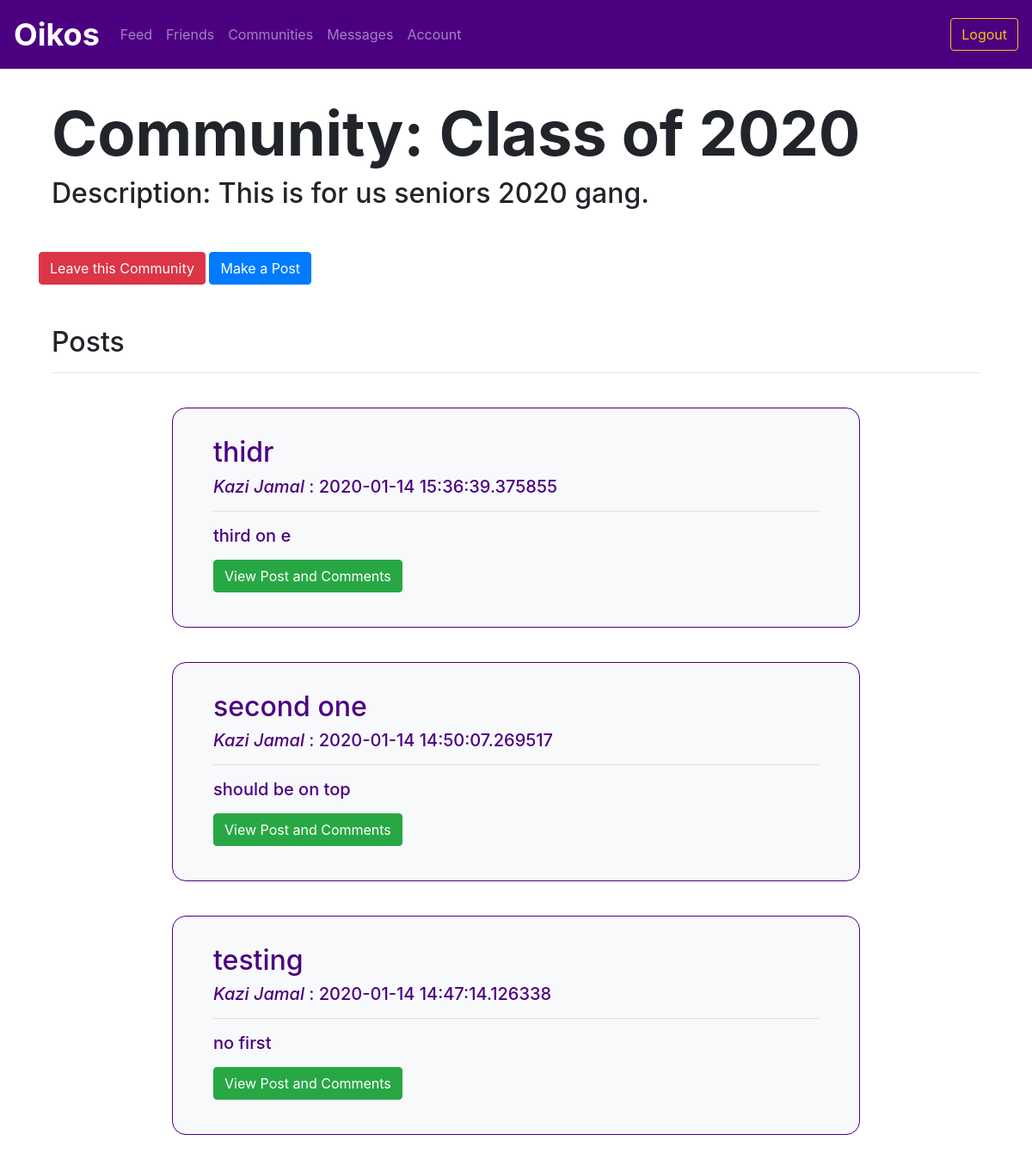
The app's page /community/1 (signed in) with its own data.
### utl/models.py (models this page shows)
class Community(db.Model):
    communityID = db.Column(db.Integer, primary_key=True)
    name = db.Column(db.Text, nullable=False)
    description = db.Column(db.Text, nullable=False)

class Post(db.Model):
    postID = db.Column(db.Integer, primary_key=True)
    communityID = db.Column(db.Integer, nullable=True)
    userID = db.Column(db.Integer, nullable=False)
    title = db.Column(db.Text, nullable=False)
    content = db.Column(db.Text, nullable=False)
    timestamp = db.Column(db.DateTime, nullable=False, default=datetime.utcnow)

class User(db.Model):
    userID = db.Column(db.Integer, primary_key=True)
    email = db.Column(db.Text, unique=True, nullable=False)
    password = db.Column(db.Text, nullable=False)
    firstName = db.Column(db.Text, nullable=False)
    lastName = db.Column(db.Text, nullable=False)
    displayName = db.Column(db.Text, nullable=False)
    grade = db.Column(db.Text, nullable=False)

### app.py (the view)
@app.route("/community/<communityID>")
@login_required
def community(communityID):
    community = communitiesfunctions.getCommunity(communityID)
    incommunity = communitiesfunctions.inCommunity(session['userID'], communityID)
    post_data = postsfunctions.getCommunityPosts(communityID)
    posts = {}
    for post in post_data:
        posts[post] = postsfunctions.getCreator(post.postID)
    return render_template("community.html", community=community, incommunity=incommunity, posts=posts)

### app.py (called while the page is built)
def login_required(f):
    @wraps(f)
    def decorated_function(*args, **kwargs):
        if "userID" not in session:
            return redirect(url_for('login'))
        return f(*args, **kwargs)
    return decorated_function

### utl/communities.py (called while the page is built)
def getCommunity(communityID):
    community = Community.query.filter_by(communityID=communityID).first()
    return community

def inCommunity(userID, communityID):
    member = Member.query.filter_by(userID=userID, communityID=communityID).first()
    if member == None:
        return False
    return True

### utl/posts.py (called while the page is built)
def getCommunityPosts(communityID):
    posts = Post.query.filter_by(communityID=communityID).order_by(Post.timestamp.desc())
    return posts

def getCreator(postID):
    post = Post.query.filter_by(postID=postID).first()
    userID = post.userID
    user = User.query.filter_by(userID=userID).first()
    return user

### templates/community.html (shortened to what this page needs)
{% extends "logbase.html" %}
{% block body %}
<div class="content mb-5">
     <h1 class="display-3" style="font-weight: 700; padding-left: 5vw; padding-top: 5vh;">Community: {{ community.name }}</h1>
     <h2 style="padding-left: 5vw;">Description: {{ community.description }}</h2>
</div>
{% if incommunity %}
<div class="container">
    <a href="/leavecommunity/{{ community.communityID }}" class="btn btn-danger">Leave this Community</a>
    <button type="button" class="btn btn-primary" data-toggle="modal" data-target="#newCommunityPostModal">
        Make a Post
    </button>
<div class="container my-5">
    <h2>Posts</h2>
    <hr>
    {% if not posts %}
    <p>No posts.</p>
    {% else %}
    {% for post in posts %}
    <div class="row" style="margin-left: 5vw; margin-right: 5vw; margin-top: 5vh;">
        <div class="container col-md-10 bg-light border border-primary" style="padding: 2em; border-radius: 1em;">
            <div class="col">
                <h2>{{ post.title }}</h2>
                <h5> <i>{{ posts[post].displayName }}</i> : {{ post.timestamp }}<h5>
                <hr>
                <p>{{ post.content }}</p>
                <a href="/post/{{ post.postID }}" class="btn btn-success">View Post and Comments</a>
            </div>
        </div>
    </div>
    {% endfor %}
    {% endif %}
</div>
{% else %}
<div class="container">
    <a href="/joincommunity/{{ community.communityID }}" class="btn btn-success">Join this Community</a>
</div>
{% endif %}
{% endblock %}

### static/css/style.css (style rules this page uses)
.border-primary { color: indigo !important; }
.border-primary { border-color: indigo !important; }

### records on screen
Community: name "Class of 2020", description "This is for us seniors 2020 gang."
Post: title "thidr", timestamp "2020-01-14 15:36:39.375855", content "third on e"
User: displayName "Kazi Jamal"
Post: title "second one", timestamp "2020-01-14 14:50:07.269517", content "should be on top"
Post: title "testing", timestamp "2020-01-14 14:47:14.126338", content "no first"
